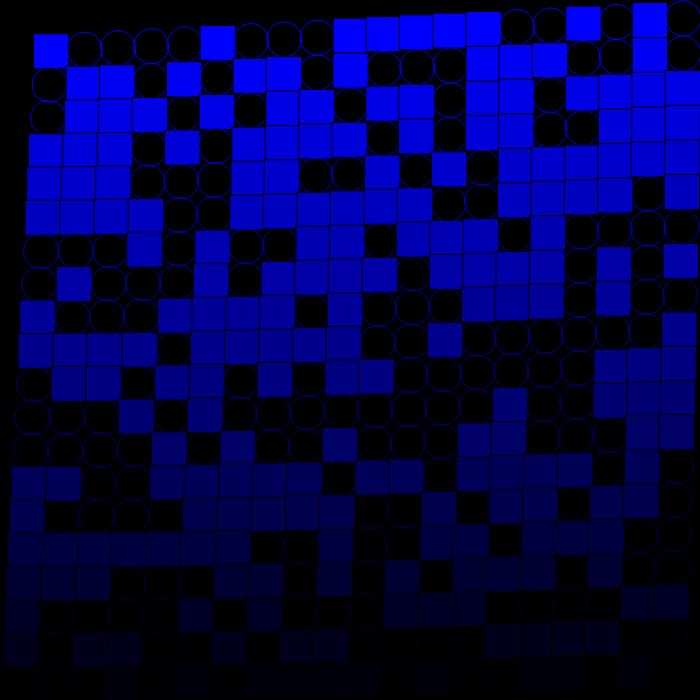
Frame 1 (no input)
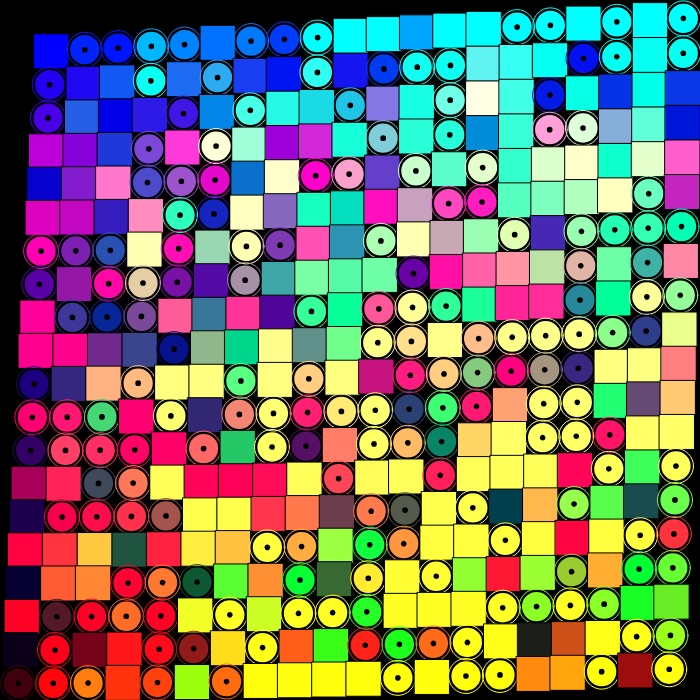
Frame 60 (no input)
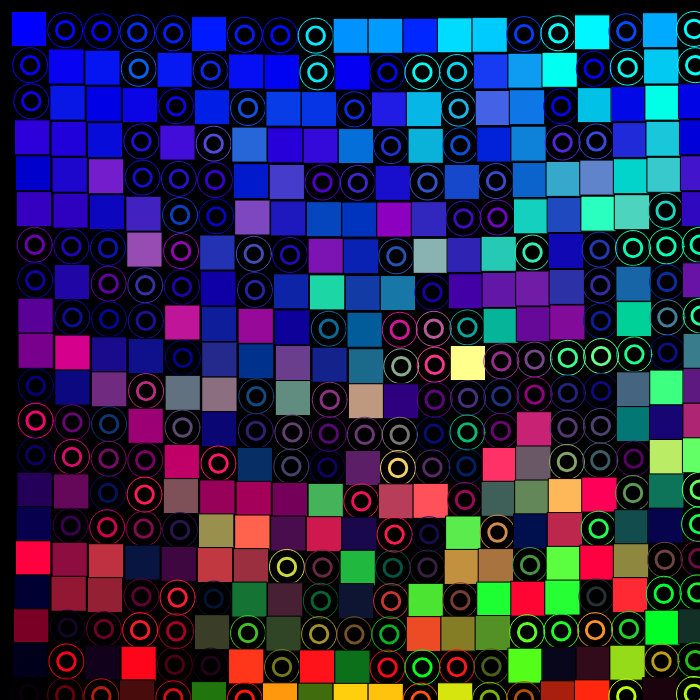
Frame 120 (the mouse pressed at the canvas centre since frame 60)

The p5.js sketch that drew these frames (run headless with seeded random() and noise() and a simulated clock; from frame 60 on, the mouse is pressed at the canvas centre):

// p5.js sketch
// ── sketch.js
let cWidth = 700;
let numOfSquares = 20;
let squareSize = cWidth/ numOfSquares;

// Variables for Animated Colour Loop:
let t = 0;
let reverse = false;

function setup() {
    createCanvas(cWidth, cWidth);
    // createCanvas(windowWidth, windowHeight);

    colorMode(RGB, numOfSquares, numOfSquares, numOfSquares);
    smooth(); // Anti-aliasing
    rectMode(CENTER); // Prevents object from rotating on the top-left corner. Enables rotation within centre of object.
}

function draw() {
    background(0);
    randomSeed(99); // Setting the seed value to return the same pseudo-random numbers every time.
    
    /**  
     * USED ONLY FOR FULL-WINDOWED CANVAS. 
     * MUST COMMENT OUT translate() IF USING cWidth CANVAS!
     * 
     * - Fine-tuning to keep objects as centred as possible when full-windowed mode.
    */
    // translate(width / 3.5, 0); // For Common Laptop Resolutions.
    // translate(width / 3.5, 80); // For Common Desktop Resolutions.

    /**
     * LOOPED OBJECTS:
     */
    for (let j = 0; j < numOfSquares; j++) {
        for (let i = 0; i < numOfSquares; i++) {
            let transX = i * squareSize + squareSize / 2;
            let transY = j * squareSize + squareSize / 2;
            
            let distance = dist(transX, transY, mouseX, mouseY);
            let scaleVal = map(distance, 0, cWidth, squareSize, 0);
            // let scaleVal = map(distance, 0, width, 15, squareSize * 2);
            
            push();
                let randomNum = round(random(0, 1)); // round(...) = Between Natural numbers of 0 and 1.
                translate(transX, transY);

                if (randomNum == 0) {
                    stroke(0);
                    fill(random(j) * random(t, - 0.09), random(i) * random(t, -0.09), numOfSquares - j);
                    rect(scaleVal, scaleVal, squareSize, squareSize);
                } else {
                    noFill();
                    stroke(random(j) * random(t, - 0.09), random(i) * random(t, -0.09), numOfSquares - j);
                    ellipse(scaleVal, scaleVal, squareSize, squareSize);
                    
                    strokeWeight(t);
                    ellipse(scaleVal, scaleVal,squareSize / 2,squareSize / 2);
                }
            pop();

        }
    }
    
    /**
     * "PULSATING" COLOUR ANIMATION LOOP
     * 
     * - If colour animates more than 1.6 seconds, reverse back to starting position.
     * - Once it reverses back, start animation again.
     * 
     * - A collaboration with Eoan O'Dea. 
     */

    // If reversing, set speed to -0.75 seconds. Else, set speed to 0.2 seconds.
    t = t + ( reverse ? -0.75 : 0.2); // "Ease in - fast out" effect.
    
    // Animation Loop:
    if(t > 16) { // If time lapse hits 1.6 seconds
        reverse = true
    }
    if(t < 0.05) { // If time lapse hits 0.05 seconds
        reverse = false
    }
}
